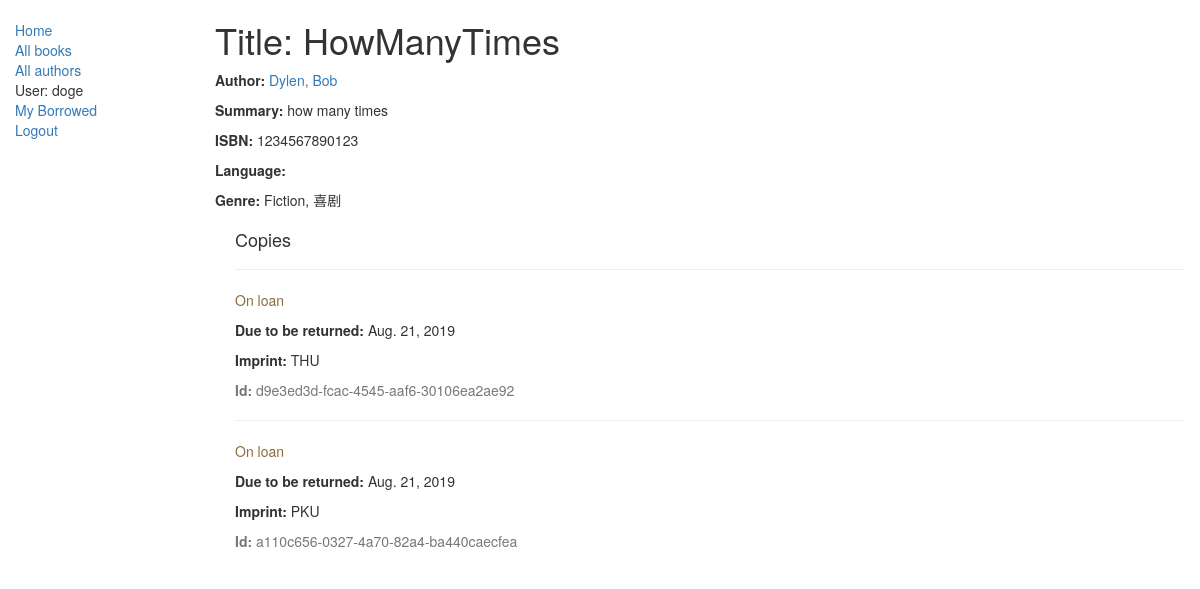
The page /catalog/book/1 (signed in) on the database its author committed.
### catalog/models.py (models this page shows, shortened)
class Book(models.Model):
    title = models.CharField(max_length=200)
    author = models.ForeignKey('Author', on_delete=models.SET_NULL, null=True)
    summary = models.TextField(
        max_length=1000, help_text="Enter a brief description of the book")
    isbn = models.CharField(
        'ISBN', max_length=13, help_text='13 Character <a href="https://www.isbn-international.org/content/what-isbn">ISBN number</a>')
    genre = models.ManyToManyField(
        Genre, help_text="Select a genre for this book")
    def display_genre(self):
        """
        Creates a string for the Genre. This is required to display genre in Admin.
        """
        return ', '.join([genre.name for genre in self.genre.all()[:3]])
    display_genre.short_description = 'Genre'

class Author(models.Model):
    first_name = models.CharField(max_length=100)
    last_name = models.CharField(max_length=100)
    date_of_birth = models.DateField('Birthday', null=True, blank=True)
    date_of_death = models.DateField('Died', null=True, blank=True)
    def __str__(self):
        return '%s, %s' % (self.last_name, self.first_name)

class Genre(models.Model):
    name = models.CharField(
        max_length=200, help_text="Enter a book genre (e.g. Science Fiction, French Poetry etc.)")
    def __str__(self):
        return self.name

class BookInstance(models.Model):
    borrower = models.ForeignKey(
        User, on_delete=models.SET_NULL, null=True, blank=True)
    id = models.UUIDField(primary_key=True, default=uuid.uuid4,
                          help_text="Unique ID for this particular book across whole library")
    book = models.ForeignKey('Book', on_delete=models.SET_NULL, null=True)
    imprint = models.CharField(max_length=200)
    due_back = models.DateField(null=True, blank=True)
    LOAN_STATUS = (
        ('m', 'Maintenance'),
        ('o', 'On loan'),
        ('a', 'Available'),
        ('r', 'Reserved'),
    )
    status = models.CharField(max_length=1, choices=LOAN_STATUS,
                              blank=True, default='m', help_text='Book availability')
    class Meta:
        ordering = ["due_back"]
        permissions = (("can_mark_returned", "Set book as returned"),)

### catalog/views.py (the view)
# urls.py: path('book/<int:pk>', views.BookDetailView.as_view(), name='book-detail'),
class BookDetailView(LoginRequiredMixin, generic.DetailView):
    model = Book

### catalog/templates/catalog/book_detail.html
{% extends "base_generic.html" %}
{% block content %}
<h1>Title: {{ book.title }}</h1>
<p><strong>Author:</strong> <a href="">{{ book.author }}</a></p>
<p><strong>Summary:</strong> {{ book.summary }}</p>
<p><strong>ISBN:</strong> {{ book.isbn }}</p>
<p><strong>Language:</strong> {{ book.language }}</p>
<p><strong>Genre:</strong> {% for genre in book.genre.all %} {{ genre }}{% if not forloop.last %},
    {% endif %}{% endfor %}</p>
<div style="margin-left:20px;margin-top:20px">
    <h4>Copies</h4>
    {% for copy in book.bookinstance_set.all %}
    <hr>
    <p
        class="{% if copy.status == 'a' %}text-success{% elif copy.status == 'm' %}text-danger{% else %}text-warning{% endif %}">
        {{ copy.get_status_display }}</p>
    {% if copy.status != 'a' %}<p><strong>Due to be returned:</strong> {{copy.due_back}}</p>{% endif %}
    <p><strong>Imprint:</strong> {{copy.imprint}}</p>
    <p class="text-muted"><strong>Id:</strong> {{copy.id}}</p>
    {% endfor %}
</div>
{% endblock %}

### catalog/templates/base_generic.html (shortened to what this page needs)
<!DOCTYPE html>
<html lang="en">
<head>
    <link rel="stylesheet" href="https://maxcdn.bootstrapcdn.com/bootstrap/3.3.7/css/bootstrap.min.css">
    {% load static %}
    <link rel="stylesheet" href="{% static 'css/styles.css' %}">
</head>
<body>
    <div class="container-fluid">
        <div class="row">
            <div class="col-sm-2">
                {% block sidebar %}
                <ul class="sidebar-nav">
                    <li><a href="{% url 'index' %}">Home</a></li>
                    <li><a href="{% url 'books' %}">All books</a></li>
                    <li><a href="{% url 'authors' %}">All authors</a></li>
                    {% if user.is_authenticated %}
                    <li>User: {{ user.get_username }}</li>
                    <li><a href="{% url 'my-borrowed' %}">My Borrowed</a></li>
                    <li><a href="{% url 'logout'%}?next={{request.path}}">Logout</a></li>
                    {% else %}
                    <li><a href="{% url 'login'%}?next={{request.path}}">Login</a></li>
                    {% endif %}
                </ul>
                {% endblock %}
            </div>
            <div class="col-sm-10 ">
                {% block content %}{% endblock %}
            </div>
        </div>
    </div>
</body>
</html>

### catalog/static/css/styles.css (style rules this page uses)
.sidebar-nav { margin-top: 20px; padding: 0; list-style: none; }

### rows shown on the page
Book: title "HowManyTimes", author "Dylen, Bob", summary "how many times", isbn "1234567890123"
Genre: name "Fiction"
Genre: name "喜剧"
BookInstance: status "On loan", due_back "Aug. 21, 2019", imprint "THU", id "d9e3ed3d-fcac-4545-aaf6-30106ea2ae92"
BookInstance: status "On loan", due_back "Aug. 21, 2019", imprint "PKU", id "a110c656-0327-4a70-82a4-ba440caecfea"

### other values the page prints
{{ user.get_username }} "doge"
